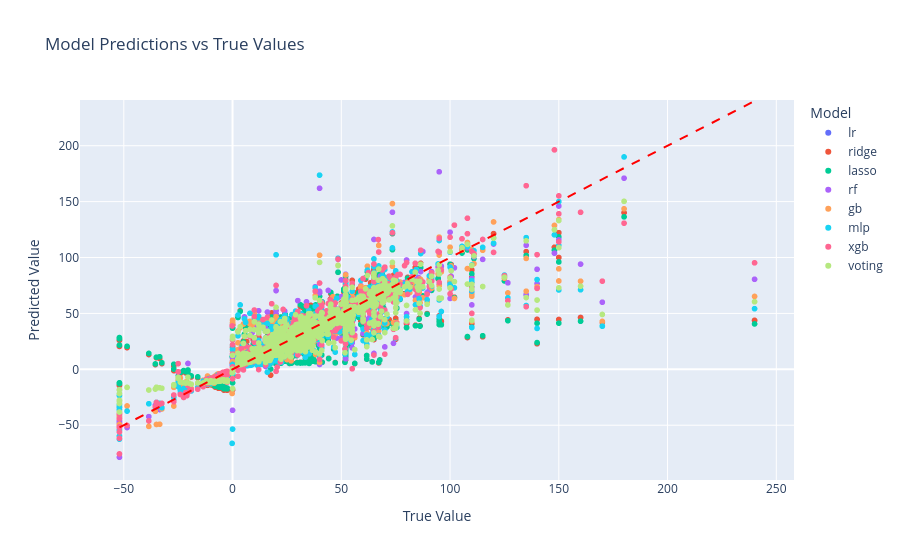

Here is the notebook cell this chart was saved with:
### Code cell
import plotly.express as px

# Build long-form DataFrame for Plotly
rows = []
for name, res in results.items():
    for true_val, pred_val in zip(y_test.values, res['predictions']):
        rows.append({'Model': name, 'True_y': true_val, 'Predicted': pred_val})

df_plot = pd.DataFrame(rows)

fig = px.scatter(
    df_plot, x='True_y', y='Predicted', color='Model',
    title='Model Predictions vs True Values',
    labels={'True_y': 'True Value', 'Predicted': 'Predicted Value'},
)
fig.add_shape(
    type='line',
    x0=df_plot['True_y'].min(), y0=df_plot['True_y'].min(),
    x1=df_plot['True_y'].max(), y1=df_plot['True_y'].max(),
    line=dict(color='red', dash='dash'),
)
fig.show()

### Figure 1 — Plotly figure (JSON) as saved in the notebook; plotly's stock layout.template omitted (floating-point values rounded to 4 significant figures; data arrays with more than 128 entries replaced by an {"elided": "..."} marker saying what was removed)
{"data": [{"hovertemplate": "Model=lr<br>True Value=%{x}<br>Predicted Value=%{y}<extra></extra>", "legendgroup": "lr", "marker": {"color": "#636efa", "symbol": "circle"}, "mode": "markers", "name": "lr", "showlegend": true, "type": "scattergl", "x": {"elided": "19995 float values"}, "xaxis": "x", "y": {"elided": "19995 float values"}, "yaxis": "y"}, {"hovertemplate": "Model=ridge<br>True Value=%{x}<br>Predicted Value=%{y}<extra></extra>", "legendgroup": "ridge", "marker": {"color": "#EF553B", "symbol": "circle"}, "mode": "markers", "name": "ridge", "showlegend": true, "type": "scattergl", "x": {"elided": "19995 float values"}, "xaxis": "x", "y": {"elided": "19995 float values"}, "yaxis": "y"}, {"hovertemplate": "Model=lasso<br>True Value=%{x}<br>Predicted Value=%{y}<extra></extra>", "legendgroup": "lasso", "marker": {"color": "#00cc96", "symbol": "circle"}, "mode": "markers", "name": "lasso", "showlegend": true, "type": "scattergl", "x": {"elided": "19995 float values"}, "xaxis": "x", "y": {"elided": "19995 float values"}, "yaxis": "y"}, {"hovertemplate": "Model=rf<br>True Value=%{x}<br>Predicted Value=%{y}<extra></extra>", "legendgroup": "rf", "marker": {"color": "#ab63fa", "symbol": "circle"}, "mode": "markers", "name": "rf", "showlegend": true, "type": "scattergl", "x": {"elided": "19995 float values"}, "xaxis": "x", "y": {"elided": "19995 float values"}, "yaxis": "y"}, {"hovertemplate": "Model=gb<br>True Value=%{x}<br>Predicted Value=%{y}<extra></extra>", "legendgroup": "gb", "marker": {"color": "#FFA15A", "symbol": "circle"}, "mode": "markers", "name": "gb", "showlegend": true, "type": "scattergl", "x": {"elided": "19995 float values"}, "xaxis": "x", "y": {"elided": "19995 float values"}, "yaxis": "y"}, {"hovertemplate": "Model=mlp<br>True Value=%{x}<br>Predicted Value=%{y}<extra></extra>", "legendgroup": "mlp", "marker": {"color": "#19d3f3", "symbol": "circle"}, "mode": "markers", "name": "mlp", "showlegend": true, "type": "scattergl", "x": {"elided": "19995 float values"}, "xaxis": "x", "y": {"elided": "19995 float values"}, "yaxis": "y"}, {"hovertemplate": "Model=xgb<br>True Value=%{x}<br>Predicted Value=%{y}<extra></extra>", "legendgroup": "xgb", "marker": {"color": "#FF6692", "symbol": "circle"}, "mode": "markers", "name": "xgb", "showlegend": true, "type": "scattergl", "x": {"elided": "19995 float values"}, "xaxis": "x", "y": {"elided": "19995 float values"}, "yaxis": "y"}, {"hovertemplate": "Model=voting<br>True Value=%{x}<br>Predicted Value=%{y}<extra></extra>", "legendgroup": "voting", "marker": {"color": "#B6E880", "symbol": "circle"}, "mode": "markers", "name": "voting", "showlegend": true, "type": "scattergl", "x": {"elided": "19995 float values"}, "xaxis": "x", "y": {"elided": "19995 float values"}, "yaxis": "y"}], "layout": {"legend": {"title": {"text": "Model"}, "tracegroupgap": 0}, "shapes": [{"line": {"color": "red", "dash": "dash"}, "type": "line", "x0": -52, "x1": 240, "y0": -52, "y1": 240}], "title": {"text": "Model Predictions vs True Values"}, "xaxis": {"anchor": "y", "domain": [0, 1], "title": {"text": "True Value"}}, "yaxis": {"anchor": "x", "domain": [0, 1], "title": {"text": "Predicted Value"}}}}
